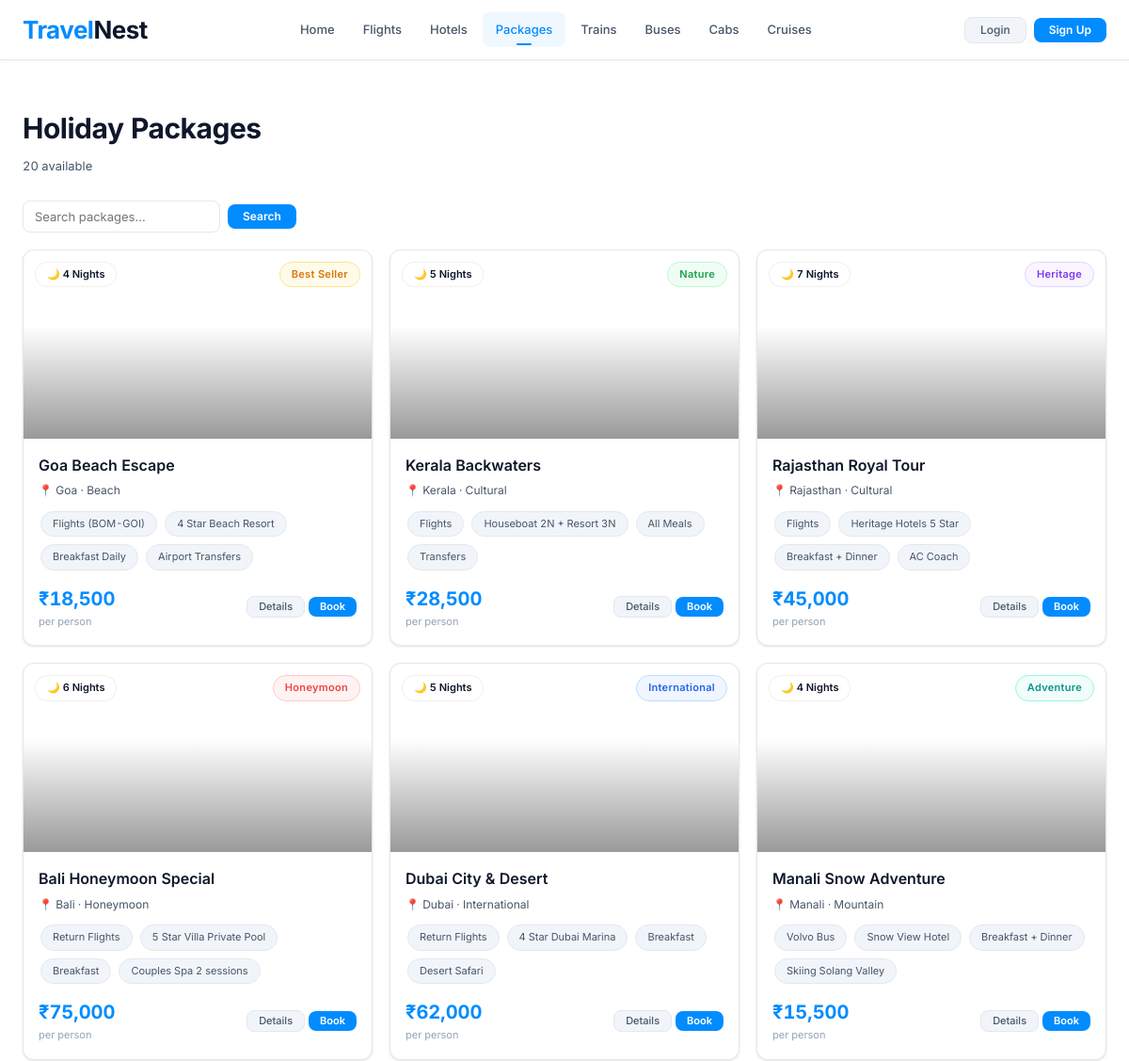
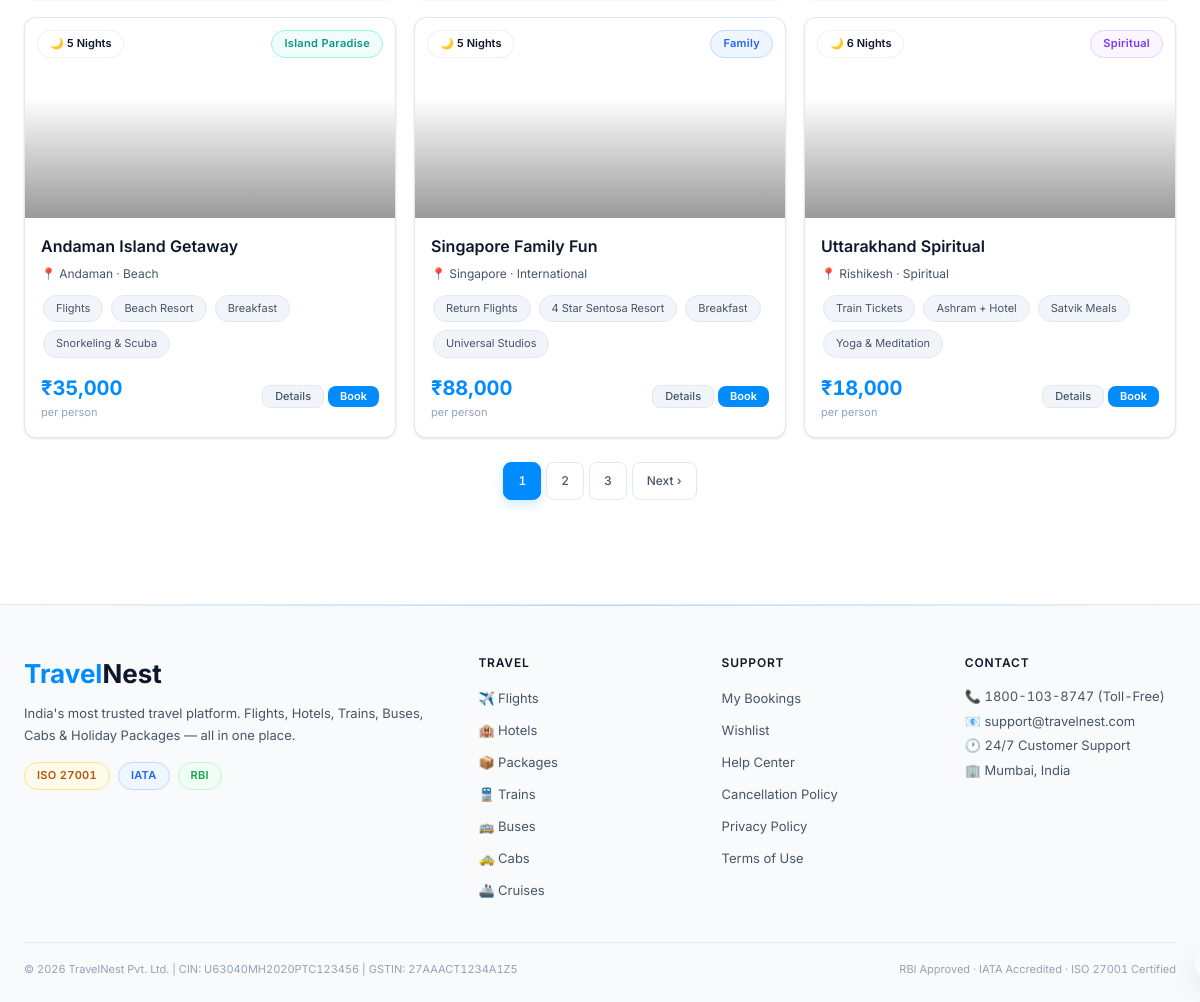
The page /packages.php on the database its author committed (2 pictures, top to bottom).
### tables this page shows
CREATE TABLE IF NOT EXISTS packages (
    id INT AUTO_INCREMENT PRIMARY KEY,
    name VARCHAR(150) NOT NULL,
    destination VARCHAR(100) NOT NULL,
    category VARCHAR(50),
    nights INT DEFAULT 3,
    price DECIMAL(10,2) NOT NULL,
    description TEXT,
    inclusions TEXT,
    highlights TEXT,
    emoji VARCHAR(10) DEFAULT '📦',
    tag VARCHAR(50),
    max_persons INT DEFAULT 4,
    is_active TINYINT(1) DEFAULT 1,
    created_at TIMESTAMP DEFAULT CURRENT_TIMESTAMP
);

### includes/db.php (called while the page is built, shortened)
<?php
class DB {
    private static ?PDO $pdo=null;
    public static function conn():PDO{
        if(!self::$pdo){
            try{
                self::$pdo=new PDO("mysql:host=".DB_HOST.";dbname=".DB_NAME.";charset=utf8mb4",DB_USER,DB_PASS,[
                    PDO::ATTR_ERRMODE=>PDO::ERRMODE_EXCEPTION,
                    PDO::ATTR_DEFAULT_FETCH_MODE=>PDO::FETCH_ASSOC,
                    PDO::ATTR_EMULATE_PREPARES=>false
                ]);
            }catch(PDOException $e){
                die('<div style="font-family:monospace;background:#fee;color:#900;padding:20px;margin:20px;border-radius:8px"><b>DB Error:</b> '.$e->getMessage().'<br><br>Check includes/config.php and run database.sql</div>');
            }
        }
        return self::$pdo;
    }
    public static function q(string $sql,array $p=[]):PDOStatement{
        $s=self::conn()->prepare($sql);$s->execute($p);return $s;
    }
    public static function all(string $sql,array $p=[]):array{return self::q($sql,$p)->fetchAll();}
    public static function val(string $sql,array $p=[]):mixed{return self::q($sql,$p)->fetchColumn();}
    public static function paginate(string $sql,array $p,int $pg,int $pp=PER_PAGE):array{
        $total=(int)self::val("SELECT COUNT(*) FROM ($sql) _c",$p);
        $off=($pg-1)*$pp;
        $rows=self::all("$sql LIMIT $pp OFFSET $off",$p);
        return['data'=>$rows,'total'=>$total,'page'=>$pg,'per_page'=>$pp,'last'=>(int)ceil($total/$pp)];
    }
}

### packages.php (the view, shortened to what this page needs)
<?php
$q=clean($_GET['q']??'');$pg=max(1,(int)($_GET['pg']??1));
$w=['is_active=1'];$p=[];
$res=DB::paginate("SELECT * FROM packages WHERE ".implode(' AND ',$w)." ORDER BY id ASC",$p,$pg);
$packageImages=[
  'Goa'=>'https://images.unsplash.com/photo-1512343879784-a960bf40e7f2?w=600&h=400&fit=crop',
  'Kerala'=>'https://images.unsplash.com/photo-1602216056096-3b40cc0c9944?w=600&h=400&fit=crop',
  'Rajasthan'=>'https://images.unsplash.com/photo-1477587458883-47145ed94245?w=600&h=400&fit=crop',
  'Bali'=>'https://images.unsplash.com/photo-1537996194471-e657df975ab4?w=600&h=400&fit=crop',
  'Dubai'=>'https://images.unsplash.com/photo-1518684079-3c830dcef090?w=600&h=400&fit=crop',
  'Manali'=>'https://images.unsplash.com/photo-1626621341517-bbf3d9990a23?w=600&h=400&fit=crop',
  'Andaman'=>'https://images.unsplash.com/photo-1507525428034-b723cf961d3e?w=600&h=400&fit=crop',
  'Singapore'=>'https://images.unsplash.com/photo-1525625293386-3f8f99389edd?w=600&h=400&fit=crop',
  'Rishikesh'=>'https://images.unsplash.com/photo-1600100397608-ef5765e06437?w=600&h=400&fit=crop',
  'Ladakh'=>'https://images.unsplash.com/photo-1626015449493-dbfb0ae3d965?w=600&h=400&fit=crop',
  'Bangkok & Phuket'=>'https://images.unsplash.com/photo-1528181304800-259b08848526?w=600&h=400&fit=crop',
  'Coorg'=>'https://images.unsplash.com/photo-1597652161088-47d041acf7a5?w=600&h=400&fit=crop',
  'Jim Corbett'=>'https://images.unsplash.com/photo-1561731216-c3a4d99437d5?w=600&h=400&fit=crop',
  'Maldives'=>'https://images.unsplash.com/photo-1573843981267-be1999ff37cd?w=600&h=400&fit=crop',
  'Nepal'=>'https://images.unsplash.com/photo-1544735716-392fe2489ffa?w=600&h=400&fit=crop',
  'Srinagar'=>'https://images.unsplash.com/photo-1594484208280-efa00f96fc21?w=600&h=400&fit=crop',
  'Switzerland'=>'https://images.unsplash.com/photo-1530122037265-a5f1f91d3b99?w=600&h=400&fit=crop',
  'Vietnam'=>'https://images.unsplash.com/photo-1528127269322-539801943592?w=600&h=400&fit=crop',
  'Meghalaya'=>'https://images.unsplash.com/photo-1600198560498-1f2b57029201?w=600&h=400&fit=crop',
  'Bhutan'=>'https://images.unsplash.com/photo-1553856622-d1b352e24a00?w=600&h=400&fit=crop',
];
$defaultPkgImg='https://images.unsplash.com/photo-1469854523086-cc02fe5d8800?w=600&h=400&fit=crop';
$tagColors=['Best Seller'=>'t-amber','Nature'=>'t-green','Heritage'=>'t-purple','Honeymoon'=>'t-red','International'=>'t-blue','Adventure'=>'t-teal','Island Paradise'=>'t-teal','Family'=>'t-blue','Spiritual'=>'t-purple','Extreme'=>'t-red','Popular'=>'t-amber','Weekend'=>'t-green','Wildlife'=>'t-green','Ultra Luxury'=>'t-gold','Bucket List'=>'t-red','Scenic'=>'t-blue','Premium'=>'t-gold','Cultural'=>'t-purple','Off-beat'=>'t-teal'];
require_once __DIR__.'/includes/header.php';?>
<div class="sec">
  <h2 class="stitle">Holiday Packages</h2><p class="ssub"><?=$res['total']?> available</p>
  <form method="GET" class="fbar mb16">
    <input name="q" value="<?=clean($q)?>" placeholder="Search packages...">
    <button type="submit" class="btn btn-primary btn-sm">Search</button>
  </form>
  <div class="pkg-grid">
  <?php foreach($res['data'] as $item):
    $nm=$item['name']??'';
    $dest=$item['destination']??'';
    $pr=$item['price']??0;
    $pImg=$packageImages[$dest]??$defaultPkgImg;
    $tc=$tagColors[$item['tag']??'']??'t-amber';
  ?>
  <div class="pkg-card" onclick="showPackage(<?=$item['id']?>)">
    <div class="pkg-card-img" style="background-image:url('<?=$pImg?>')">
      <span class="pkg-nights">🌙 <?=$item['nights']?> Nights</span>
      <?php if(isset($item['tag'])):?><span class="pkg-tag tag <?=$tc?>"><?=clean($item['tag'])?></span><?php endif;?>
    </div>
    <div class="pkg-card-body">
      <div class="pkg-name"><?=clean($nm)?></div>
      <div class="pkg-dest">📍 <?=clean($dest)?><?php if(isset($item['category'])):?> · <?=clean($item['category'])?><?php endif;?></div>
      <?php if(isset($item['inclusions'])):?><div class="pkg-inclusions"><?php foreach(array_slice(incArr($item['inclusions']),0,4) as $inc):?><span class="chip"><?=clean($inc)?></span><?php endforeach;?></div><?php endif;?>
      <div class="pkg-card-footer">
        <div><span class="pkg-price"><?=$pr>0?rupee($pr):'—'?></span><div class="pkg-per">per person</div></div>
        <div class="flex g4r">
          <button class="btn btn-ghost btn-xs" onclick="event.stopPropagation();showPackage(<?=$item['id']?>)">Details</button>
          <a href="<?=BASE?>/book.php?type=package&id=<?=$item['id']?>" class="btn btn-primary btn-xs" onclick="event.stopPropagation()">Book</a>
        </div>
      </div>
    </div>
  </div>
  <?php endforeach;?>
  </div>
  <?=pagLinks($res['page'],$res['last'],BASE."/packages.php?q=".urlencode($q))?>
</div>
<?php require_once __DIR__.'/includes/footer.php';?>

### rows shown on the page
packages: nights "4", tag "Best Seller", name "Goa Beach Escape", destination "Goa", category "Beach", inclusions "Flights (BOM-GOI)", inclusions "4 Star Beach Resort", inclusions "Breakfast Daily", inclusions "Airport Transfers", price "₹18,500"
packages: nights "5", tag "Nature", name "Kerala Backwaters", destination "Kerala", category "Cultural", inclusions "Flights", inclusions "Houseboat 2N + Resort 3N", inclusions "All Meals", inclusions "Transfers", price "₹28,500"
packages: nights "7", tag "Heritage", name "Rajasthan Royal Tour", destination "Rajasthan", category "Cultural", inclusions "Flights", inclusions "Heritage Hotels 5 Star", inclusions "Breakfast + Dinner", inclusions "AC Coach", price "₹45,000"
packages: nights "6", tag "Honeymoon", name "Bali Honeymoon Special", destination "Bali", category "Honeymoon", inclusions "Return Flights", inclusions "5 Star Villa Private Pool", inclusions "Breakfast", inclusions "Couples Spa 2 sessions", price "₹75,000"
packages: nights "5", tag "International", name "Dubai City & Desert", destination "Dubai", category "International", inclusions "Return Flights", inclusions "4 Star Dubai Marina", inclusions "Breakfast", inclusions "Desert Safari", price "₹62,000"
packages: nights "4", tag "Adventure", name "Manali Snow Adventure", destination "Manali", category "Mountain", inclusions "Volvo Bus", inclusions "Snow View Hotel", inclusions "Breakfast + Dinner", inclusions "Skiing Solang Valley", price "₹15,500"
packages: nights "5", tag "Island Paradise", name "Andaman Island Getaway", destination "Andaman", category "Beach", inclusions "Flights", inclusions "Beach Resort", inclusions "Breakfast", inclusions "Snorkeling & Scuba", price "₹35,000"
packages: nights "5", tag "Family", name "Singapore Family Fun", destination "Singapore", category "International", inclusions "Return Flights", inclusions "4 Star Sentosa Resort", inclusions "Breakfast", inclusions "Universal Studios", price "₹88,000"
packages: nights "6", tag "Spiritual", name "Uttarakhand Spiritual", destination "Rishikesh", category "Spiritual", inclusions "Train Tickets", inclusions "Ashram + Hotel", inclusions "Satvik Meals", inclusions "Yoga & Meditation", price "₹18,000"

### other values the page prints
$l "Home"
$l "Flights"
$l "Hotels"
$l "Packages"
$l "Trains"
$l "Buses"
$l "Cabs"
$l "Cruises"
$res['total'] "20"
